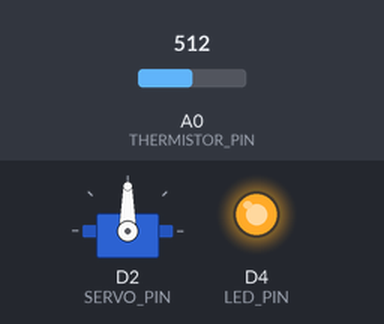
Simulated run of this sketch. Board: ESP8266 (NodeMCU). On the bench: servo, output pins drawn as LEDs (lit = HIGH). The inputs (shaded band) are chosen by the test bench; at power-on: A0 (THERMISTOR_PIN) = 512. What the sketch prints to the serial monitor is not drawn.

Above: at 2.2 s.
2.3 s: A0 (THERMISTOR_PIN) set to 693
4.2 s: A0 (THERMISTOR_PIN) set to 713
At 5.9 s:
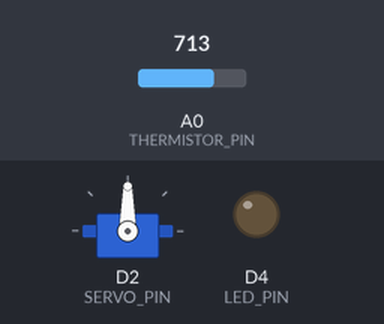
7.5 s: A0 (THERMISTOR_PIN) set to 690
At 8.2 s:
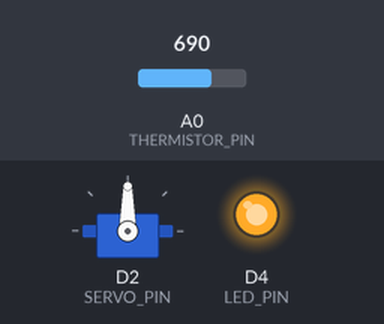
9.0 s: A0 (THERMISTOR_PIN) set to 710
At 9.4 s:
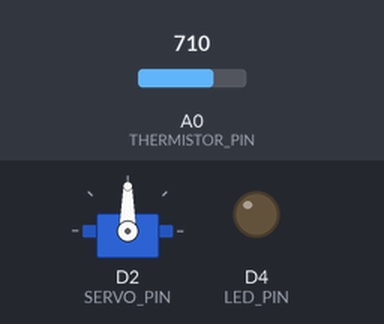
Timing chart, 0 to 11.5 s (numbered marks = the images above; inputs shaded):
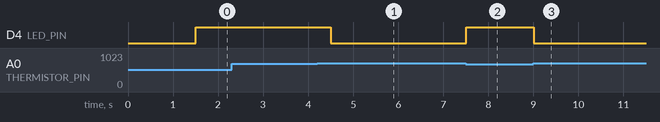

The sketch:

thermistor_servo_ldr.ino
```cpp
#include <Servo.h>
#include <math.h>

// --- Thermistor Config ---
#define THERMISTOR_PIN A0          // Analog pin (shared with LDR)
#define SERIES_RESISTOR 10000
#define NOMINAL_RESISTANCE 10000
#define NOMINAL_TEMPERATURE 25
#define B_COEFFICIENT 3950
#define TEMP_THRESHOLD 30.0        // Fan ON temp

#define SERVO_PIN D2               // Fan (servo) control
#define SERVO_STOP 90              // Stop for continuous servo
#define SERVO_ON   180             // Fan ON rotation

// --- LDR Config ---
#define LDR_PIN A0                 // Same analog pin
#define LED_PIN D4                // LED output pin
#define LIGHT_THRESHOLD 700        // LDR threshold for darkness

Servo myServo;
bool fanIsOn = false;

void setup() {
  Serial.begin(115200);
  delay(1000);

  pinMode(LED_PIN, OUTPUT);
  digitalWrite(LED_PIN, LOW);      // LED off initially

  myServo.attach(SERVO_PIN);
  myServo.write(SERVO_STOP);       // Stop fan initially

  Serial.println("✅ System Ready: Thermistor + Servo + LDR + LED");
}

void loop() {
  // --- Thermistor Section ---
  int analogValue = analogRead(THERMISTOR_PIN);  // First read: thermistor

  if (analogValue > 0 && analogValue < 1023) {
    float voltage = analogValue / 1023.0;
    float resistance = SERIES_RESISTOR * (1.0 / voltage - 1.0);

    float steinhart = resistance / NOMINAL_RESISTANCE;
    steinhart = log(steinhart);
    steinhart /= B_COEFFICIENT;
    steinhart += 1.0 / (NOMINAL_TEMPERATURE + 273.15);
    steinhart = 1.0 / steinhart;
    float temperatureC = steinhart - 373.15;

    Serial.print("🌡 Temperature: ");
    Serial.print(temperatureC, 2);
    Serial.print(" °C → ");

    if (temperatureC > TEMP_THRESHOLD) {
      Serial.println("🌀 Fan ON");
      if (!fanIsOn) {
        myServo.write(SERVO_ON);   // Turn fan ON (clockwise)
        fanIsOn = true;
      }
    } else {
      Serial.println("❄️ Fan OFF");
      if (fanIsOn) {
        myServo.write(SERVO_STOP); // Stop fan (neutral 90°)
        fanIsOn = false;
      }
    }
  } else {
    Serial.println("⚠️ Invalid thermistor reading");
  }

  delay(500);  // Small delay between sensor sections

  // --- LDR Section ---
  int lightLevel = analogRead(LDR_PIN);  // Second read: LDR
  Serial.print("💡 Light Level: ");
  Serial.println(lightLevel);

  if (lightLevel < LIGHT_THRESHOLD) {
    digitalWrite(LED_PIN, HIGH); // LED ON in darkness
    Serial.println("🌑 It's dark — LED ON");
  } else {
    digitalWrite(LED_PIN, LOW);  // LED OFF in bright light
    Serial.println("☀️ It's bright — LED OFF");
  }

  delay(1000); // Main loop delay
}
```

Measured:
- the behaviour switches between 699 and 700 on A0 (THERMISTOR_PIN) (found by bisection; images 0 and 1)
- after the input at 2.3 s, every drawn part: stays the same
- after the input at 4.2 s, D4 (LED_PIN): HIGH → LOW after 0.30 s
- after the input at 7.5 s, D4 (LED_PIN): LOW → HIGH at once
- after the input at 9.0 s, D4 (LED_PIN): HIGH → LOW at once
